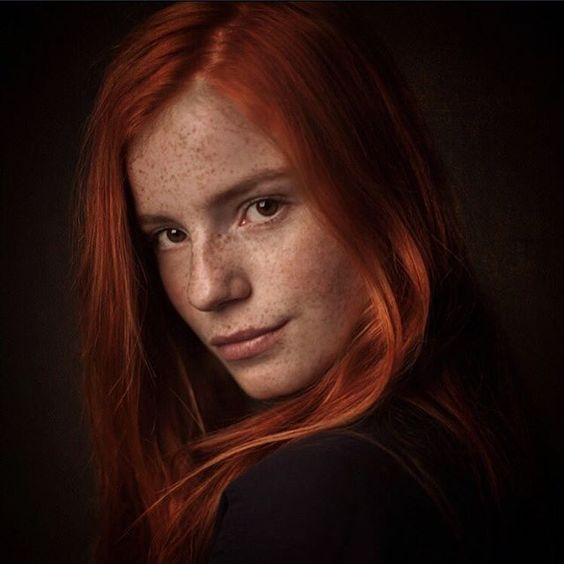
#> input picture OpenCVT/img.jpg, 564 x 564 px
$ python t7.py
#> lines starting #> are read from the running program, lines starting #| are printed output that depends on the picture; after the words box and inside, x2 and y2 are one past the last pixel; in counts of white or black regions, pixels touching at a corner belong together
# bitwise, bluring
# Icon made by https://www.flaticon.com/authors/ddara
import cv2
import numpy as np

x = np.uint8([250])
y = np.uint8([10])

# -----------------
#  IMAGE ADDITION
# -----------------


# CV2 img addition
print(cv2.add(x, y)) # 250 + 10 = 260 => 255
# NumPy img addition
print(x + y)         # 250 + 10 = 26- % 256 = 4


# -----------------
#    IMAGE BLUR
# -----------------

# img1 = cv2.imread('img.jpg')
# img2 = cv2.imread('img1.jpg')

# dst = cv2.addWeighted(img1, 0.7, img2, 0.3, 0)

# cv2.imshow('dst', dst)
# cv2.waitKey(0)
# cv2.destroyAllWindows()

# ------------------
# BITWISE OPERATION
# ------------------

img1 = cv2.imread('img.jpg')
#> img1 is the input picture: shape (564, 564, 3); mean B, G, R 18, 23.7, 47.6
img2 = cv2.imread('plant.png')
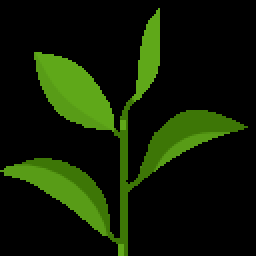
#> input picture OpenCVT/plant.png, 128 x 128 px (shown 2 times larger)
#> img2 is the input picture: shape (128, 128, 3); mean B, G, R 3.4, 29.2, 16.1

# putting logo on top-left corner
rows, cols, channels = img2.shape
#> rows = 128; cols = 128; channels = 3
# create a ROI
roi = img1[0:rows, 0:cols]
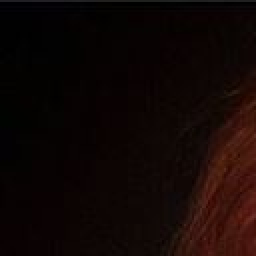
#> roi: shape (128, 128, 3) (shown 2 times larger); mean B, G, R 4.5, 6.5, 17.3

# create a mask of logo and create its inverse mask
img2gray = cv2.cvtColor(img2, cv2.COLOR_BGR2GRAY)
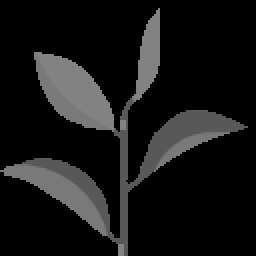
#> img2gray: shape (128, 128) (shown 2 times larger); min 0, max 140, mean 22.4
ret, mask = cv2.threshold(img2gray, 10, 255, cv2.THRESH_BINARY)
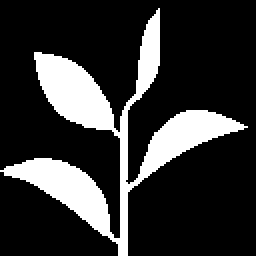
#> mask: shape (128, 128) (shown 2 times larger); 20.1% white; 1 white region, box (x1, y1, x2, y2) and area: (0, 4, 124, 128) 3299
mask_inv = cv2.bitwise_not(mask)

# black-out the are of logo in ROI
img1_bg = cv2.bitwise_and(roi, roi, mask = mask_inv)

# take only region of logo from logo image
img2_fb = cv2.bitwise_and(img2, img2, mask = mask)

# put logo in ROI and modify the main image
dst = cv2.add(img1_bg, img2_fb)
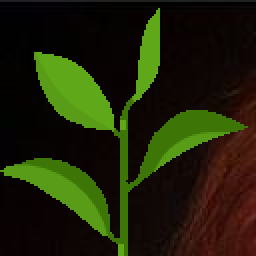
#> dst: shape (128, 128, 3) (shown 2 times larger); mean B, G, R 7.4, 34.9, 31.1
img1[0:rows, 0:cols] = dst

cv2.imshow('res', img1)
cv2.waitKey(0)
cv2.destroyAllWindows()
